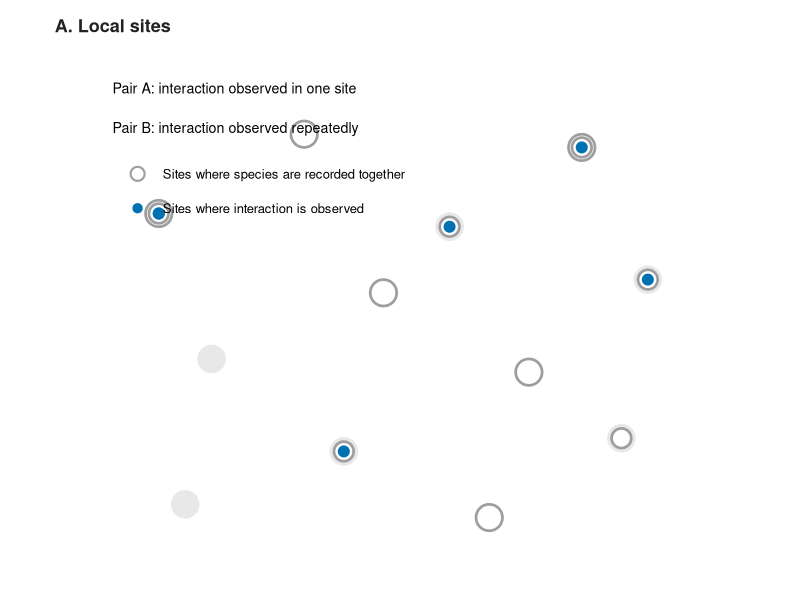
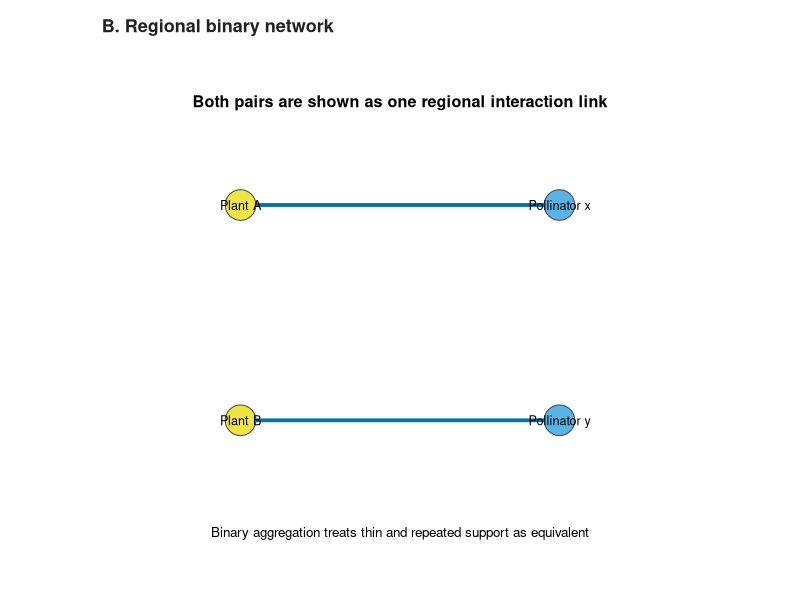
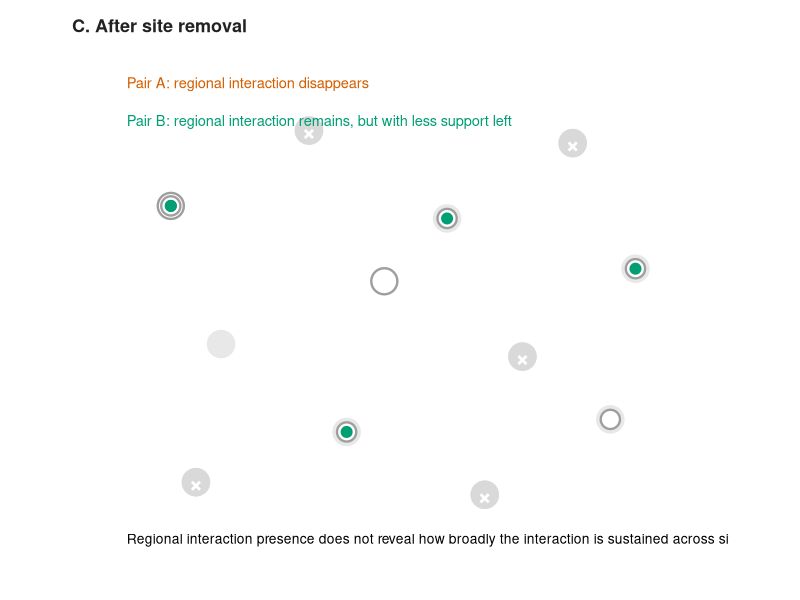
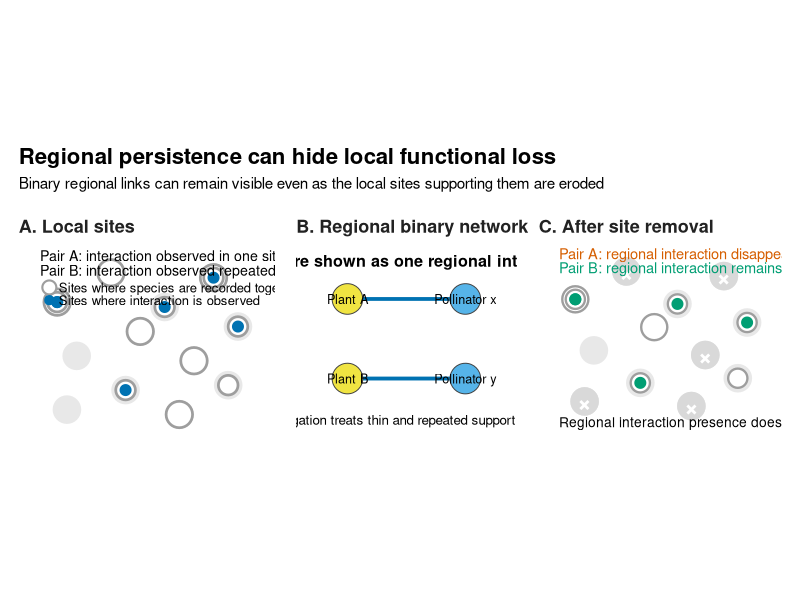

The R script that drew these images, in order:
## ------------------------------------------------------------
## Script: All/scripts/36_Figure1_hidden_local_support_concept.R
## Figure 1: Regional persistence can hide local functional loss
## Outputs PNG only: complete figure and panels separately
## ------------------------------------------------------------

packages <- c("ggplot2", "dplyr", "tibble", "patchwork", "ggforce")
for(pkg in packages){
  if(!require(pkg, character.only = TRUE)){
    install.packages(pkg)
    library(pkg, character.only = TRUE)
  }
}

out_dir <- "All/outputs/36_main_figures"
dir.create(out_dir, recursive = TRUE, showWarnings = FALSE)

save_png <- function(p, name, width = 8, height = 6){
  ggsave(file.path(out_dir, name), p, width = width, height = height, dpi = 320, bg = "white")
}

cols <- list(
  site = "#E8E8E8",
  cooc = "#9E9E9E",
  interact = "#0072B2",
  removed = "#D9D9D9",
  lost = "#D55E00",
  present = "#009E73",
  text = "#222222"
)

theme_fig <- function(base_size = 12){
  theme_void(base_size = base_size) +
    theme(
      plot.title = element_text(face = "bold", hjust = 0, colour = cols$text, size = base_size + 1),
      plot.subtitle = element_text(hjust = 0, colour = cols$text, size = base_size - 1),
      plot.margin = margin(8, 8, 8, 8)
    )
}

## Synthetic site layout
sites <- tibble(
  site = paste0("Site ", 1:12),
  x = c(1,2.1,3.2,4.2,1.4,2.7,3.8,4.7,1.2,2.4,3.5,4.5),
  y = c(3.2,3.8,3.1,3.7,2.1,2.6,2.0,2.7,1.0,1.4,0.9,1.5),
  removed = site %in% c("Site 2", "Site 4", "Site 7", "Site 9", "Site 11")
)

pair_sites <- tibble(
  pair = rep(c("Pair A", "Pair B"), each = 6),
  site = c("Site 1", "Site 2", "Site 4", "Site 6", "Site 7", "Site 11",
           "Site 1", "Site 3", "Site 4", "Site 8", "Site 10", "Site 12"),
  interaction = c(TRUE, FALSE, FALSE, FALSE, FALSE, FALSE,
                  TRUE, TRUE, TRUE, TRUE, TRUE, FALSE)
) %>% left_join(sites, by = "site")

## Panel A: local landscape before removal
panel_a <- ggplot() +
  geom_point(data = sites, aes(x, y), size = 9, colour = cols$site) +
  geom_point(data = pair_sites %>% filter(pair == "Pair A"), aes(x, y), size = 8, shape = 21,
             fill = "white", colour = cols$cooc, stroke = 1.4) +
  geom_point(data = pair_sites %>% filter(pair == "Pair B"), aes(x, y), size = 5.7, shape = 21,
             fill = "white", colour = cols$cooc, stroke = 1.4) +
  geom_point(data = pair_sites %>% filter(interaction), aes(x, y), size = 3.4,
             colour = cols$interact) +
  annotate("text", x = 0.65, y = 4.15, label = "Pair A: interaction observed in one site", hjust = 0, size = 3.6) +
  annotate("text", x = 0.65, y = 3.85, label = "Pair B: interaction observed repeatedly", hjust = 0, size = 3.6) +
  annotate("point", x = 0.84, y = 3.50, shape = 21, size = 4, fill = "white", colour = cols$cooc, stroke = 1.1) +
  annotate("text", x = 1.03, y = 3.50, label = "Sites where species are recorded together", hjust = 0, size = 3.3) +
  annotate("point", x = 0.84, y = 3.24, size = 2.8, colour = cols$interact) +
  annotate("text", x = 1.03, y = 3.24, label = "Sites where interaction is observed", hjust = 0, size = 3.3) +
  coord_equal(xlim = c(0.45, 5.2), ylim = c(0.55, 4.35)) +
  labs(title = "A. Local sites") + theme_fig()

## Panel B: binary regional network
nodes <- tibble(
  node = c("Plant A", "Pollinator x", "Plant B", "Pollinator y"),
  type = c("Plant", "Pollinator", "Plant", "Pollinator"),
  x = c(1, 3, 1, 3), y = c(2.7, 2.7, 1.35, 1.35)
)
edges <- tibble(x = c(1,1), y = c(2.7,1.35), xend = c(3,3), yend = c(2.7,1.35))
panel_b <- ggplot() +
  geom_segment(data = edges, aes(x = x, y = y, xend = xend, yend = yend), linewidth = 1.3, colour = cols$interact) +
  geom_point(data = nodes, aes(x, y, fill = type), shape = 21, size = 10, colour = "grey25", stroke = 0.5) +
  geom_text(data = nodes, aes(x, y, label = node), size = 3.2) +
  scale_fill_manual(values = c("Plant" = "#F0E442", "Pollinator" = "#56B4E9"), guide = "none") +
  annotate("text", x = 2, y = 3.35, label = "Both pairs are shown as one regional interaction link", size = 4.1, fontface = "bold") +
  annotate("text", x = 2, y = 0.65, label = "Binary aggregation treats thin and repeated support as equivalent", size = 3.4) +
  coord_equal(xlim = c(0.3,3.7), ylim = c(0.45,3.6)) + labs(title = "B. Regional binary network") + theme_fig()

## Panel C: after site removal
post <- pair_sites %>% mutate(
  status = case_when(
    removed ~ "Removed site",
    interaction ~ "Interaction still observed",
    TRUE ~ "Recorded together only"
  )
)
panel_c <- ggplot() +
  geom_point(data = sites, aes(x, y), size = 9, colour = cols$site) +
  geom_point(data = sites %>% filter(removed), aes(x, y), size = 9, colour = cols$removed) +
  geom_text(data = sites %>% filter(removed), aes(x, y, label = "×"), size = 6, colour = "white", fontface = "bold") +
  geom_point(data = post %>% filter(pair == "Pair A" & !removed), aes(x, y), size = 8, shape = 21,
             fill = "white", colour = cols$cooc, stroke = 1.2) +
  geom_point(data = post %>% filter(pair == "Pair B" & !removed), aes(x, y), size = 5.7, shape = 21,
             fill = "white", colour = cols$cooc, stroke = 1.2) +
  geom_point(data = post %>% filter(interaction & !removed), aes(x, y), size = 3.4, colour = cols$present) +
  annotate("text", x = 0.65, y = 4.18, label = "Pair A: regional interaction disappears", hjust = 0, size = 3.7, colour = cols$lost) +
  annotate("text", x = 0.65, y = 3.88, label = "Pair B: regional interaction remains, but with less support left", hjust = 0, size = 3.7, colour = cols$present) +
  annotate("text", x = 0.65, y = 0.55, label = "Regional interaction presence does not reveal how broadly the interaction is sustained across sites.", hjust = 0, size = 3.5) +
  coord_equal(xlim = c(0.45, 5.2), ylim = c(0.35, 4.35)) +
  labs(title = "C. After site removal") + theme_fig()

## Save panels separately and complete figure
save_png(panel_a, "Figure1A_local_landscape.png", 7, 5)
save_png(panel_b, "Figure1B_regional_binary_network.png", 6, 5)
save_png(panel_c, "Figure1C_after_site_removal.png", 7, 5)

fig1 <- (panel_a | panel_b | panel_c) +
  plot_annotation(
    title = "Regional persistence can hide local functional loss",
    subtitle = "Binary regional links can remain visible even as the local sites supporting them are eroded",
    theme = theme(plot.title = element_text(face = "bold", size = 16),
                  plot.subtitle = element_text(size = 11))
  )
save_png(fig1, "Figure1_hidden_local_support_concept.png", 16, 5.8)

message("Saved Figure 1 PNG outputs in: ", out_dir)
